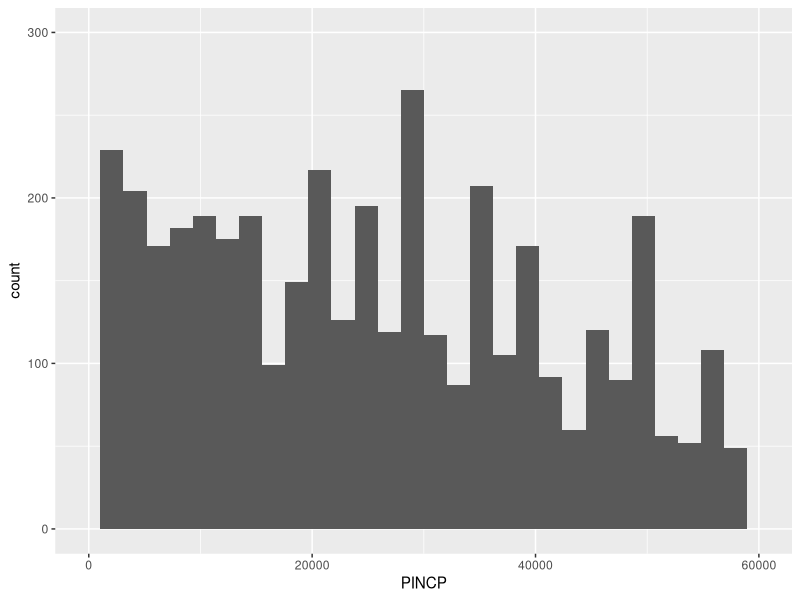
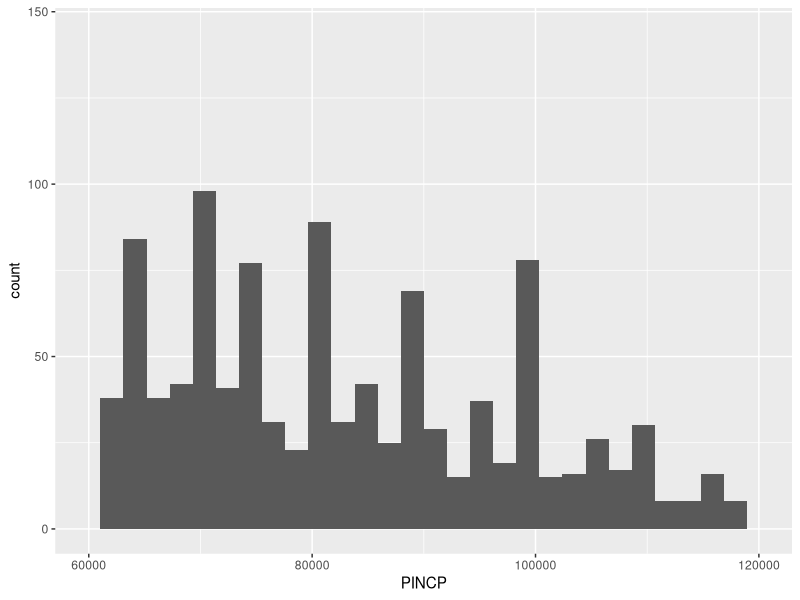
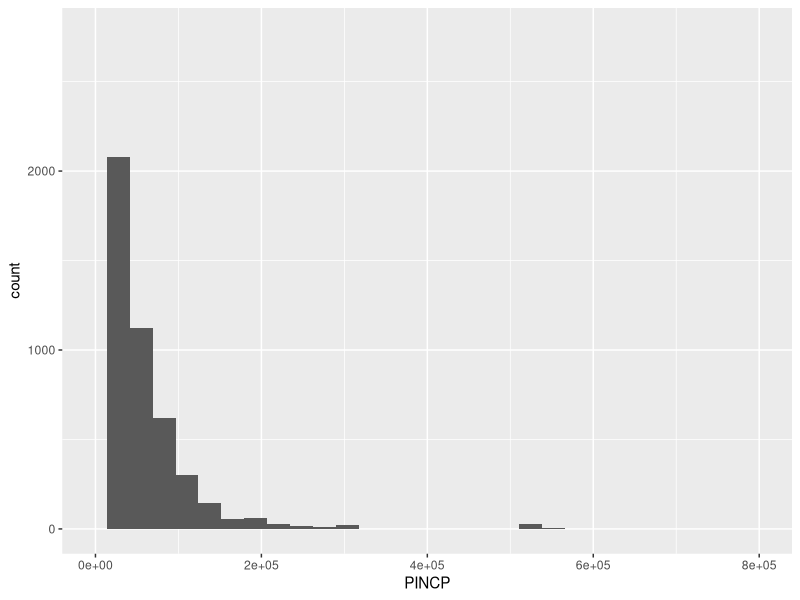

The R source for these figures, in order: (Note: this script raises an error after producing the figures.)
## ---- chunk 1
library(tidyverse)
library(ggplot2)
## ---- chunk 2
person_data <- read_csv("people.csv") 
attach(person_data)
## ---- chunk 3
PINCP_summary<- summary(person_data$PINCP)
PINCP_summary
## ---- chunk 4
PINCP_summary["Mean"]
## ---- chunk 5
PINCP_summary["3rd Qu."]
## ---- chunk 6
mean(person_data$PINCP)
## ---- chunk 7
median(person_data$PINCP)
## ---- chunk 8
quantile(person_data$PINCP)
## ---- chunk 9
quantile(person_data$PINCP)["25%"]
## ---- chunk 10
sd(person_data$PINCP)
## ---- chunk 11
conf_int <- t.test(person_data$PINCP)
conf_int
## ---- chunk 12
ggplot(person_data, aes(x = PINCP)) +
  geom_histogram() +
  xlim(0,60000) +
  ylim(0,300)
## ---- chunk 13
ggplot(person_data, aes(x = PINCP)) +
  geom_histogram() +
  xlim(60000,120000)
## ---- chunk 14
ggplot(person_data, aes(x = PINCP)) +
  geom_histogram() +
  xlim(0,800000)
## ---- chunk 15
unique(person_data$PAOC_label)
## ---- chunk 16
table(person_data$PAOC_label)
## ---- chunk 17
table(person_data$PAOC_label) / sum(table(person_data$PAOC_label))
## ---- chunk 18
mean(person_data$PAOC_label == "Females with own children 6 to 17 years only")
## ---- chunk 19
t.test (person_data$PAOC_label == "Females with own children 6 to 17 years only")
options(scipen= 999)
## ---- chunk 20
summary(PINCP)
## ---- chunk 21
paste("The sample mean for income is", 
      prettyNum(mean(PINCP), digits = 0), "dollars.")
## ---- chunk 22
paste("The sample median for income is", 
      prettyNum(median(PINCP), digits = 0), "dollars.")
## ---- chunk 23
paste("The sample standard deviation for income is", 
      prettyNum(sd(PINCP), digits = 0), "dollars.")
## ---- chunk 24
paste("The sample interquartile range for income is", 
      quantile(PINCP)["25%"], "to", quantile(PINCP)["75%"], "dollars") 
## ---- chunk 25
pop_mean <- t.test(PINCP)
pop_mean
## ---- chunk 26
paste("The 95-percent confidence interval for the population mean is",
      prettyNum(pop_mean$conf.int[1], digits = 0), "to",
      prettyNum(pop_mean$conf.int[2], digits = 0), "dollars.")
## ---- chunk 27
#Histogram for Income of Womxn in Seattle, with children
hist <- ggplot(person_data, aes(x = PINCP)) +
  geom_histogram()
hist
## ---- chunk 28
hist +
  theme_bw() +
  scale_x_continuous(name = "Income of Womxn in Seattle, with chidlren") +
  scale_y_continuous(name =  "Number of womxn in sample") +
  annotate("text", x = 5000, y =5000, size = 3,
  label = paste("Population mean (95% confidence):",
  prettyNum(pop_mean$conf.int[2], digits = 0),
                         "dollars.",
                         "\nSample mean:", 
                         prettyNum(mean(PINCP), digits = 0), "dollars",
                         "\nSample median:",
                         prettyNum(median(PINCP), digits = 0), "dollars",
                         "\nSample standard deviation:",
                         prettyNum(sd(PINCP), digits = 0), "dollars", 
                         "\nSample interquartile range:",
                         prettyNum(quantile(PINCP)["25%"], digits = 0),
                         "to",
                         prettyNum(quantile(PINCP)["75%"], digits = 0),
                         "dollars"),
           hjust = 0, vjust = 1) 
## ---- chunk 29
children <- unique(PAOC_label)
children
## ---- chunk 30
ownchildren_all <- t.test(PAOC_label == children[1])
ownchildren_young <- t.test(PAOC_label == children[2])
ownchildren_older <- t.test(PAOC_label == children[3])
shares <- tibble(Children = c("Own children all",
                            "Own children young",
                            "Own children older"),
                 Share = c(ownchildren_all$estimate, 
                             ownchildren_young$estimate,
                            ownchildren_older$estimate),
                 Low = c(ownchildren_all$conf.int[1],
                         ownchildren_young$conf.int[1],
                         ownchildren_older$conf.int[1]),
                 High = c(ownchildren_all$conf.int[2],
                         ownchildren_young$conf.int[2],
                         ownchildren_older$conf.int[2]))
knitr::kable(shares, caption = "Proportions and 95-percent confidence intervals")
## ---- chunk 31
ggplot(shares, aes(x = Children, y = Share, ymin = Low, ymax = High)) +
  geom_bar(stat = "identity") +
  geom_errorbar(width = 0.5) +
  theme_bw() +
  scale_x_discrete(labels = c("Own children all", 
                            "Own children young", 
                            "Own children older")) +
  scale_y_continuous(name = "Share of own child population (error bars represent\n 95-percent confidence interval)",
                     breaks = c(0, 0.1, 0.2, 0.3, 0.4, 0.5),
                     labels = c("0", "10%", "20%", "30%", "40%", "50%"))
